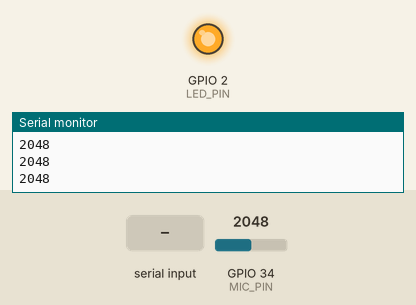
A sketch run on a simulated ESP32. Shown: output pins drawn as LEDs (lit = HIGH), the last lines printed to the serial monitor. The inputs (shaded band) are chosen by the test bench; at power-on: GPIO 34 (MIC_PIN) = 2048 (analog values on the 0–4095 scale).

Above: at 2.5 s.
2.6 s: "s\n" received over Serial
At 3.0 s:
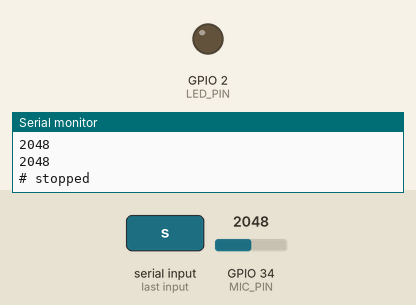
4.1 s: "r\n" received over Serial
At 5.3 s:
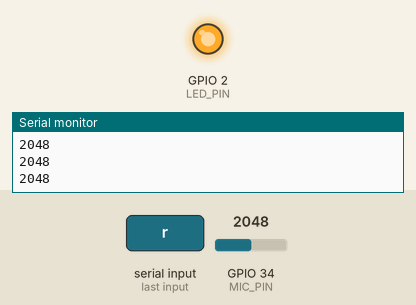
5.6 s: "S\n" received over Serial
At 6.5 s:
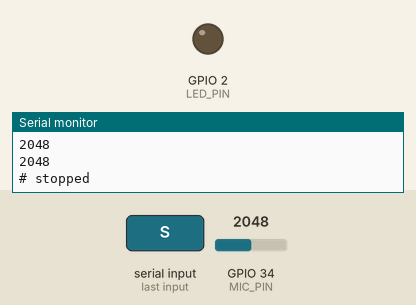
Timing chart, 0 to 8.6 s (numbered marks = the images above; inputs shaded):
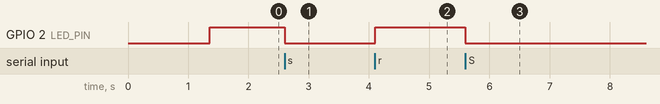

Measured:
- after the input at 2.6 s, GPIO 2 (LED_PIN): HIGH → LOW at once
- after the input at 4.1 s, GPIO 2 (LED_PIN): LOW → HIGH at once
- after the input at 5.6 s, GPIO 2 (LED_PIN): HIGH → LOW at once

The sketch:

stethoscope_esp32.ino
```cpp
/*
  Digital Stethoscope - ESP32 acquisition firmware  v1.1
  ----------------------------------------------------------------------------
  Board   : ESP32-WROOM-32 DevKit, 30-pin   (Arduino IDE board: "ESP32 Dev Module")
  Wiring  : GY-MAX4466 VCC -> ESP32 3V3        (NEVER 5V / VIN)
            GY-MAX4466 GND -> ESP32 GND
            GY-MAX4466 OUT -> R1 1k -> ESP32 GPIO34 (D34, ADC1_CH6)
            C1 100 nF from GPIO34 to GND
  Output  : USB serial, 921600 baud, 8N1, lines end with '\n'
            RAW mode (default): one ADC value 0-4095 per line, 4000 lines/s.
            Silence sits near the middle (about 1.65 V).
            Lines that start with '#' are status text, not samples.
  Commands: type one letter in Serial Monitor (or send it from MATLAB)
            r = stream raw samples at 4000 Hz (default at power-up)
            v = view mode for Arduino Serial Plotter (heartbeat envelope, 25 Hz)
            s = stop streaming
            c = check wiring and gain (1 s measurement, prints a verdict)
            i = print settings
*/

#include <Arduino.h>

// ----------------------------- settings -------------------------------------
const uint8_t  MIC_PIN        = 34;               // D34 / GPIO34 / ADC1_CH6 (input-only pin)
const uint8_t  LED_PIN        = 2;                // on-board blue LED: ON while streaming
const uint32_t BAUD           = 921600;           // if your board shows garbage, use 460800
const uint32_t FS_HZ          = 4000;             // output sample rate (samples per second)
const uint8_t  MAX_OVERSAMPLE = 4;                // ADC reads averaged per output sample
const uint32_t PERIOD_US      = 1000000UL / FS_HZ; // 250 us between samples
const uint16_t VIEW_DECIMATE  = FS_HZ / 25;       // view mode: one point per 40 ms

// ----------------------------- state ----------------------------------------
enum StethMode : uint8_t { SM_STOP, SM_RAW, SM_VIEW };
StethMode mode      = SM_RAW;
uint8_t  oversample = 1;      // chosen at start-up from the measured ADC speed
uint32_t readTimeUs = 0;      // measured time of one analogRead()
uint32_t nextTick   = 0;      // micros() time of the next sample
uint32_t resyncs    = 0;      // times the sampler fell far behind and restarted
int32_t  biasQ8     = 2048L << 8;  // running average of the signal (x256)
uint16_t viewCount  = 0;
uint16_t viewPeak   = 0;

// ----------------------------- helpers --------------------------------------
static inline uint16_t readSample() {
  uint32_t sum = 0;
  for (uint8_t k = 0; k < oversample; k++) sum += analogRead(MIC_PIN);
  return (uint16_t)(sum / oversample);
}

// Fast integer-to-text: "0".."4095" followed by '\n'
static inline void sendNumber(uint16_t v) {
  char buf[6];
  uint8_t n = 0;
  if (v >= 1000) buf[n++] = '0' + (v / 1000);
  if (v >= 100)  buf[n++] = '0' + (v / 100) % 10;
  if (v >= 10)   buf[n++] = '0' + (v / 10) % 10;
  buf[n++] = '0' + (v % 10);
  buf[n++] = '\n';
  Serial.write((const uint8_t *)buf, n);
}

void setMode(uint8_t m) {   // takes uint8_t so Arduino's auto-prototypes compile
  mode = (StethMode)m;
  digitalWrite(LED_PIN, m == SM_STOP ? LOW : HIGH);
  viewCount = 0;
  viewPeak  = 0;
  nextTick  = micros();
}

void printInfo() {
  Serial.println();
  Serial.println(F("# Digital Stethoscope ESP32 firmware v1.1"));
  Serial.printf("# input GPIO%u (ADC1_CH6), 12-bit, 11 dB attenuation\n", MIC_PIN);
  Serial.printf("# sample rate %lu Hz, baud %lu\n", (unsigned long)FS_HZ, (unsigned long)BAUD);
  Serial.printf("# analogRead %lu us, averaging %u reads per sample, resyncs %lu\n",
                (unsigned long)readTimeUs, oversample, (unsigned long)resyncs);
  Serial.println(F("# commands: r=raw 4 kHz  v=plotter view  s=stop  c=check  i=info"));
}

// Measures the input for about 1 second and prints a plain-language verdict.
void checkWiring() {
  const int N = 2000;
  uint32_t sum = 0, mn = 100000, mx = 0;
  for (int i = 0; i < N; i++) {
    uint32_t mv = analogReadMilliVolts(MIC_PIN);
    sum += mv;
    if (mv < mn) mn = mv;
    if (mv > mx) mx = mv;
    delayMicroseconds(400);
  }
  uint32_t mean = sum / N;
  uint32_t pp   = mx - mn;
  Serial.printf("# CHECK  mean %lu mV  min %lu mV  max %lu mV  peak-to-peak %lu mV\n",
                (unsigned long)mean, (unsigned long)mn, (unsigned long)mx, (unsigned long)pp);

  if (mean < 300) {
    Serial.println(F("# FAIL   input is near 0 V. Check MAX4466 VCC->3V3, GND->GND, OUT->R1->D34."));
  } else if (mean > 3000) {
    Serial.println(F("# FAIL   input is near 3.3 V. OUT may be on the wrong pin or touching VCC."));
  } else if (mean < 1350 || mean > 1950) {
    Serial.println(F("# WARN   bias should be about 1650 mV. Re-check wiring; module may be on 5 V."));
  } else {
    Serial.println(F("# OK     bias is correct (about half of 3.3 V). Wiring is good."));
  }

  if (mean < 300 || mean > 3000) {
    return;   // no microphone signal at all: gain advice would be misleading
  }
  if (mn < 150 || mx > 2450) {
    Serial.println(F("# GAIN   signal is clipping. Turn the gain screw a little; if it gets louder, turn it the other way."));
  } else if (pp < 15) {
    Serial.println(F("# GAIN   very small signal. Normal in silence; tap the chest piece and send c again."));
  } else {
    Serial.println(F("# GAIN   signal level is inside the ADC range."));
  }
}

void handleCommands() {
  while (Serial.available() > 0) {
    char ch = (char)Serial.read();
    switch (ch) {
      case 'r': case 'R': setMode(SM_RAW);  break;
      case 'v': case 'V': setMode(SM_VIEW); break;
      case 's': case 'S': setMode(SM_STOP); Serial.println(F("# stopped")); break;
      case 'i': case 'I': printInfo(); nextTick = micros(); break;
      case 'c': case 'C': checkWiring(); nextTick = micros(); break;
      default: break;  // ignore newline, carriage return and anything else
    }
  }
}

// ----------------------------- setup ----------------------------------------
void setup() {
  pinMode(LED_PIN, OUTPUT);
  digitalWrite(LED_PIN, LOW);

  Serial.setTxBufferSize(2048);   // so printing never stalls the sampler
  Serial.begin(BAUD);

  analogReadResolution(12);                     // values 0-4095
  analogSetPinAttenuation(MIC_PIN, ADC_11db);   // input range about 0.15-2.45 V (linear part)

  for (int i = 0; i < 32; i++) analogRead(MIC_PIN);   // warm up the ADC

  // Measure how long one read takes, then average as many reads as fit
  // in 60 % of each 250 us sample period (max 4). Works on any core version.
  uint32_t t0 = micros();
  for (int i = 0; i < 200; i++) analogRead(MIC_PIN);
  readTimeUs = (micros() - t0) / 200;
  if (readTimeUs == 0) readTimeUs = 1;
  uint32_t fit = (PERIOD_US * 6 / 10) / readTimeUs;
  if (fit < 1) fit = 1;
  if (fit > MAX_OVERSAMPLE) fit = MAX_OVERSAMPLE;
  oversample = (uint8_t)fit;

  delay(300);
  printInfo();
  checkWiring();
  Serial.println(F("# streaming raw samples (send v for plotter view, s to stop)"));
  setMode(SM_RAW);
}

// ----------------------------- loop -----------------------------------------
void loop() {
  handleCommands();
  if (mode == SM_STOP) return;

  uint32_t now  = micros();
  int32_t  late = (int32_t)(now - nextTick);
  if (late < 0) return;                       // not time yet
  if (late > (int32_t)(PERIOD_US * 20)) {     // fell far behind: restart the clock
    nextTick = now;
    resyncs++;
  }
  nextTick += PERIOD_US;

  uint16_t x = readSample();
  biasQ8 += (((int32_t)x << 8) - biasQ8) >> 8;   // slow average, follows the 1.65 V bias

  if (mode == SM_RAW) {
    sendNumber(x);
  } else {                                       // SM_VIEW: peak deviation per 40 ms
    int32_t dev = (int32_t)x - (biasQ8 >> 8);
    if (dev < 0) dev = -dev;
    if ((uint16_t)dev > viewPeak) viewPeak = (uint16_t)dev;
    if (++viewCount >= VIEW_DECIMATE) {
      sendNumber(viewPeak);
      viewCount = 0;
      viewPeak  = 0;
    }
  }
}
```
